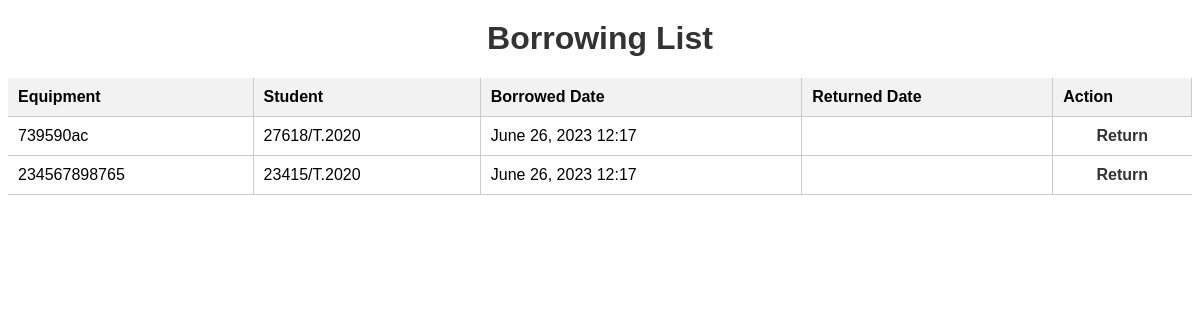
The app's page /borrowings/, older data.
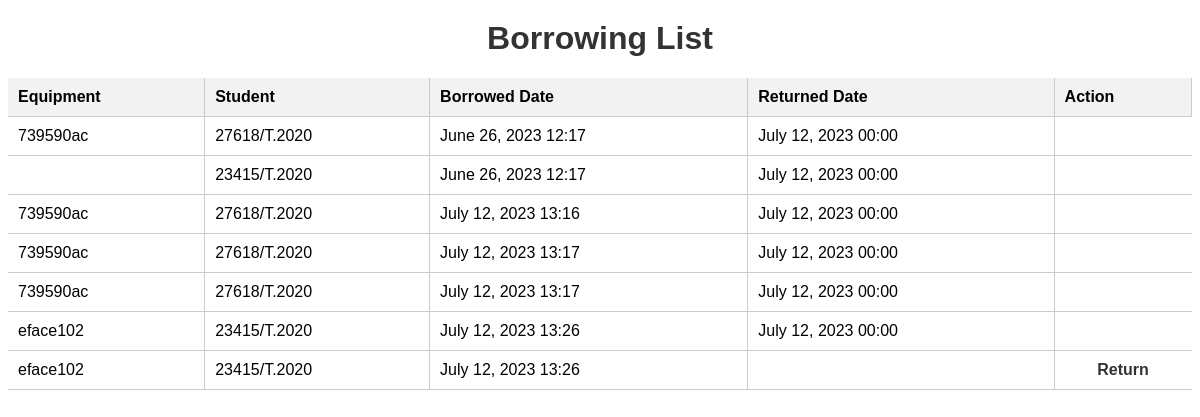
The same page, newer data.
### equipments/models.py (models this page shows, shortened)
class Equipment(models.Model):
    name = models.CharField(max_length=100)
    tag = models.CharField(max_length=100, unique=True)
    model_number = models.CharField(max_length=100)

class Borrowing(models.Model):
    equipment = models.ManyToManyField(Equipment)
    student = models.ForeignKey(Student, on_delete=models.CASCADE)
    borrowed_date = models.DateTimeField(auto_now_add=True)
    returned_date = models.DateTimeField(null=True, blank=True)

class Student(models.Model):
    registration_number = models.CharField(max_length=20, unique=True)
    first_name = models.CharField(max_length=50)
    middle_name = models.CharField(max_length=50)
    last_name = models.CharField(max_length=50)
    course = models.CharField(max_length=10)
    def __str__(self):
        return self.registration_number
        return self.name

### equipments/views.py (the view)
# urls.py: path('borrowings/', views.borrowing_list, name='borrowing_list'),
def borrowing_list(request):
    borrowings = Borrowing.objects.all()
    return render(request, 'borrowing_list.html', {'borrowings': borrowings})

### equipments/templates/borrowing_list.html (shortened to what this page needs)
<!DOCTYPE html>
<html>
<head>
</head>
<body>
    <h1>Borrowing List</h1>
    {% if borrowings %}
        <table>
            <thead>
                <tr>
                    <th>Equipment</th>
                    <th>Student</th>
                    <th>Borrowed Date</th>
                    <th>Returned Date</th>
                    <th>Action</th>
                </tr>
            </thead>
            <tbody>
                {% for borrowing in borrowings %}
                <tr>
                    <td>
                        {% for equipment in borrowing.equipment.all %}
                            {{ equipment.tag }}{% if not forloop.last %}, {% endif %}
                        {% endfor %}
                    </td>
                    <td>{{ borrowing.student }}</td>
                    <td>{{ borrowing.borrowed_date|date:'F d, Y H:i' }}</td>
                    <td>{{ borrowing.returned_date|date:'F d, Y H:i' }}</td>
                    <td>
                        {% if not borrowing.returned_date %}
                            <a href="{% url 'return_equipment' borrowing.id %}">Return</a>
                        {% endif %}
                    </td>
                </tr>
                {% endfor %}
            </tbody>
        </table>
    {% else %}
        <p>No borrowings found.</p>
    {% endif %}
</body>
</html>

### equipments/templates/borrowing_list.html (style rules this page uses)
body { font-family: Arial, sans-serif; }
h1 { color: #333; text-align: center; margin-top: 20px; }
table { width: 100%; border-collapse: collapse; margin-top: 20px; }
th, td { padding: 10px; text-align: left; border-bottom: 1px solid #ccc; border-right: 1px solid #ccc; }
th { background-color: #f2f2f2; font-weight: bold; }
td:last-child { text-align: center; border-right: none; }
a { text-decoration: none; color: #333; font-weight: bold; }

Row changes from the older to the newer data that the page shows:
removed Equipment: tag "234567898765", shown under Borrowing (number 2 of 7 on the later page)
changed Borrowing (number 1 of 7 on the later page): returned_date (not shown) → "July 12, 2023 00:00"; no longer shows "Return"
changed Borrowing (number 2 of 7 on the later page): returned_date (not shown) → "July 12, 2023 00:00"; no longer shows "Return"
added Borrowing: student "27618/T.2020", borrowed_date "July 12, 2023 13:16", returned_date "July 12, 2023 00:00", Equipment (tag "739590ac")
added Borrowing: student "27618/T.2020", borrowed_date "July 12, 2023 13:17", returned_date "July 12, 2023 00:00", Equipment (tag "739590ac")
added Borrowing: student "27618/T.2020", borrowed_date "July 12, 2023 13:17", returned_date "July 12, 2023 00:00", Equipment (tag "739590ac")
added Borrowing: student "23415/T.2020", borrowed_date "July 12, 2023 13:26", returned_date "July 12, 2023 00:00"
added Equipment: tag "eface102"
added Borrowing: student "23415/T.2020", borrowed_date "July 12, 2023 13:26", shows "Return"
